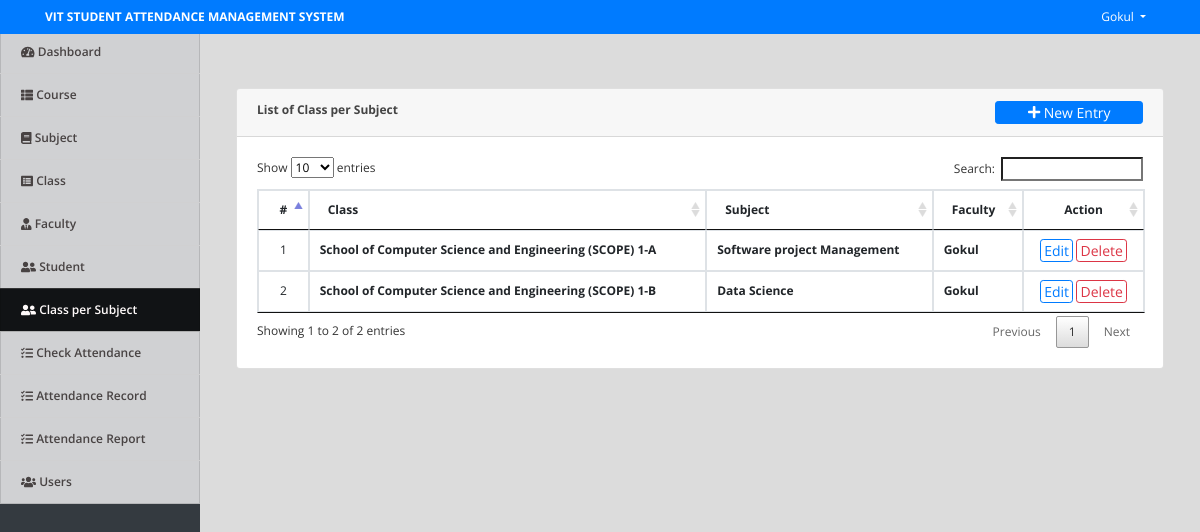
Screenshot of /index.php?page=class_subject (signed in) with the database file from the repository.
### tables this page shows
CREATE TABLE `class_subject` (
  `id` int(30) NOT NULL,
  `class_id` int(30) NOT NULL,
  `subject_id` int(30) NOT NULL,
  `faculty_id` int(30) NOT NULL,
  `student_ids` text NOT NULL,
  `date_created` datetime NOT NULL DEFAULT current_timestamp()
);

CREATE TABLE `subjects` (
  `id` int(30) NOT NULL,
  `subject` varchar(100) NOT NULL,
  `description` text NOT NULL,
  `date_created` datetime NOT NULL DEFAULT current_timestamp()
);

CREATE TABLE `faculty` (
  `id` int(30) NOT NULL,
  `id_no` varchar(50) NOT NULL,
  `name` text NOT NULL,
  `email` varchar(200) NOT NULL,
  `contact` varchar(50) NOT NULL,
  `address` text NOT NULL,
  `date_created` datetime NOT NULL DEFAULT current_timestamp()
);

### class_subject.php (the view, shortened to what this page needs)
<?php include('db_connect.php');?>
<div class="container-fluid">
	<div class="col-lg-12">
		<div class="row">
			<div class="col-md-12">
				<div class="card">
					<div class="card-header">
						<b>List of Class per Subject</b>
						<span class="float:right"><a class="btn btn-primary btn-block btn-sm col-sm-2 float-right" href="javascript:void(0)" id="new_class_subject">
					<i class="fa fa-plus"></i> New Entry
				</a></span>
					</div>
					<div class="card-body">
						<table class="table table-condensed table-bordered table-hover">
							<thead>
								<tr>
									<th class="text-center">#</th>
									<th class="">Class</th>
									<th class="">Subject</th>
									<th class="">Faculty</th>
									<th class="text-center">Action</th>
								</tr>
							</thead>
							<tbody>
								<?php
								$i = 1;
								$class_subject = $conn->query("SELECT cs.*,concat(co.course,' ',c.level,'-',c.section) as `class`,s.subject,f.name as fname FROM class_subject cs inner join `class` c on c.id = cs.class_id inner join courses co on co.id = c.course_id inner join faculty f on f.id = cs.faculty_id inner join subjects s on s.id = cs.subject_id order by concat(co.course,' ',c.level,'-',c.section) asc");
								while($row=$class_subject->fetch_assoc()):
								?>
								<tr>
									<td class="text-center"><?php echo $i++ ?></td>
									<td>
										<p> <b><?php echo $row['class'] ?></b></p>
									</td>
									<td class="">
										 <p> <b><?php echo $row['subject'] ?></b></p>
									</td>
									<td class="">
										 <p> <b><?php echo $row['fname'] ?></b></p>
									</td>
									<td class="text-center">
										<button class="btn btn-sm btn-outline-primary edit_class_subject" type="button" data-id="<?php echo $row['id'] ?>" >Edit</button>
										<button class="btn btn-sm btn-outline-danger delete_class_subject" type="button" data-id="<?php echo $row['id'] ?>">Delete</button>
									</td>
								</tr>
								<?php endwhile; ?>
							</tbody>
						</table>
					</div>
				</div>
			</div>
		</div>
	</div>
</div>

### index.php (shortened to what this page needs)
<!DOCTYPE html>
<html lang="en">
<head>
<?php
 include('./header.php');
 ?>
</head>
<body>
	<?php include 'topbar.php' ?>
	<?php include 'navbar.php' ?>
  <main id="view-panel" >
      <?php $page = isset($_GET['page']) ? $_GET['page'] :'home'; ?>
  	<?php include $page.'.php' ?>
  </main>
</body>
</html>

### header.php (shortened to what this page needs)
  <link rel="stylesheet" href="assets/font-awesome/css/all.min.css">
<link href="assets/vendor/bootstrap/css/bootstrap.min.css" rel="stylesheet">
<link href="assets/vendor/icofont/icofont.min.css" rel="stylesheet">
<link href="assets/vendor/boxicons/css/boxicons.min.css" rel="stylesheet">
<link href="assets/vendor/venobox/venobox.css" rel="stylesheet">
<link href="assets/vendor/animate.css/animate.min.css" rel="stylesheet">
<link href="assets/vendor/remixicon/remixicon.css" rel="stylesheet">
<link href="assets/vendor/owl.carousel/assets/owl.carousel.min.css" rel="stylesheet">
<link href="assets/vendor/bootstrap-datepicker/css/bootstrap-datepicker.min.css" rel="stylesheet">
<link href="assets/DataTables/datatables.min.css" rel="stylesheet">
<link href="assets/css/jquery.datetimepicker.min.css" rel="stylesheet">
<link href="assets/css/select2.min.css" rel="stylesheet">
<link href="assets/css/style.css" rel="stylesheet">
<link type="text/css" rel="stylesheet" href="assets/css/jquery-te-1.4.0.css">

### topbar.php (shortened to what this page needs)
<nav class="navbar navbar-light fixed-top bg-primary" style="padding:0">
  <div class="container-fluid mt-2 mb-2">
  	<div class="col-lg-12">
      <div class="col-md-4 float-left text-white">
        <large><b><?php echo isset($_SESSION['system']['name']) ? $_SESSION['system']['name'] : '' ?></b></large>
      </div>
	  	<div class="float-right">
        <div class=" dropdown mr-4">
            <a href="#" class="text-white dropdown-toggle"  id="account_settings" data-toggle="dropdown" aria-haspopup="true" aria-expanded="false"><?php echo $_SESSION['login_name'] ?> </a>
        </div>
      </div>
  </div>
</nav>

### navbar.php (shortened to what this page needs)
<nav id="sidebar" class='mx-lt-5 bg-dark' >
		<div class="sidebar-list">
				<a href="index.php?page=home" class="nav-item nav-home"><span class='icon-field'><i class="fa fa-tachometer-alt "></i></span> Dashboard</a>
				<?php if($_SESSION['login_faculty_id'] <= 0): ?>
				<a href="index.php?page=courses" class="nav-item nav-courses"><span class='icon-field'><i class="fa fa-th-list "></i></span> Course</a>
				<a href="index.php?page=subjects" class="nav-item nav-subjects"><span class='icon-field'><i class="fa fa-book "></i></span> Subject</a>
				<a href="index.php?page=class" class="nav-item nav-class"><span class='icon-field'><i class="fa fa-list-alt "></i></span> Class</a>
				<a href="index.php?page=faculty" class="nav-item nav-faculty"><span class='icon-field'><i class="fa fa-user-tie "></i></span> Faculty</a>
				<a href="index.php?page=students" class="nav-item nav-students"><span class='icon-field'><i class="fa fa-user-friends "></i></span> Student</a>
				<a href="index.php?page=class_subject" class="nav-item nav-class_subject"><span class='icon-field'><i class="fa fa-user-friends "></i></span> Class per Subject</a>
				<?php endif; ?>
				<a href="index.php?page=check_attendance" class="nav-item nav-check_attendance"><span class='icon-field'><i class="fa fa-tasks "></i></span> Check Attendance</a>
				<a href="index.php?page=attendance_record" class="nav-item nav-attendance_record"><span class='icon-field'><i class="fa fa-tasks "></i></span> Attendance Record</a>
				<a href="index.php?page=attendance_report" class="nav-item nav-attendance_report"><span class='icon-field'><i class="fa fa-tasks "></i></span> Attendance Report</a>
				<?php if($_SESSION['login_type'] == 1): ?>
				<a href="index.php?page=users" class="nav-item nav-users"><span class='icon-field'><i class="fa fa-users "></i></span> Users</a>
			<?php endif; ?>
		</div>
</nav>

### assets/css/style.css (style rules this page uses)
body { font-family: "Open Sans", sans-serif; color: #444444; width: 100%; height: calc(100%); font-size: 12px; }
a { color: #1977cc; }
nav#sidebar { height: calc(100%); position: fixed; z-index: 99; left: 0; width: 200px; font-size: 12px; top: 2.5em; }
a.nav-item { position: relative; display: block; padding: .75rem 1.25rem; margin-bottom: -1px; border: 1px solid rgba(0,0,0,.125); background-color: #ffffffc4; color: #484343; font-weight: 600; }
a.nav-item:hover, .nav-item.active { background-color: #000000ad; color: #fffafa; }
main#view-panel { margin-left: 200px; width:calc(100% - 200px); margin-top: 2.8em; padding: .5em }
.btn-sm { padding: .0001rem .2rem; }

### index.php (style rules this page uses)
body { background: #80808045; }

### class_subject.php (style rules this page uses)
td { vertical-align: middle !important; }
td p { margin: unset }

### rows the page displays
class_subject: class "School of Computer Science and Engineering (SCOPE) 1-A", subject.subject "Software project Management", faculty.name "Gokul"
class_subject: class "School of Computer Science and Engineering (SCOPE) 1-B", subject.subject "Data Science", faculty.name "Gokul"

### other values shown
$_SESSION['system']['name'] "VIT STUDENT ATTENDANCE MANAGEMENT SYSTEM"
$_SESSION['login_name'] "Gokul"
